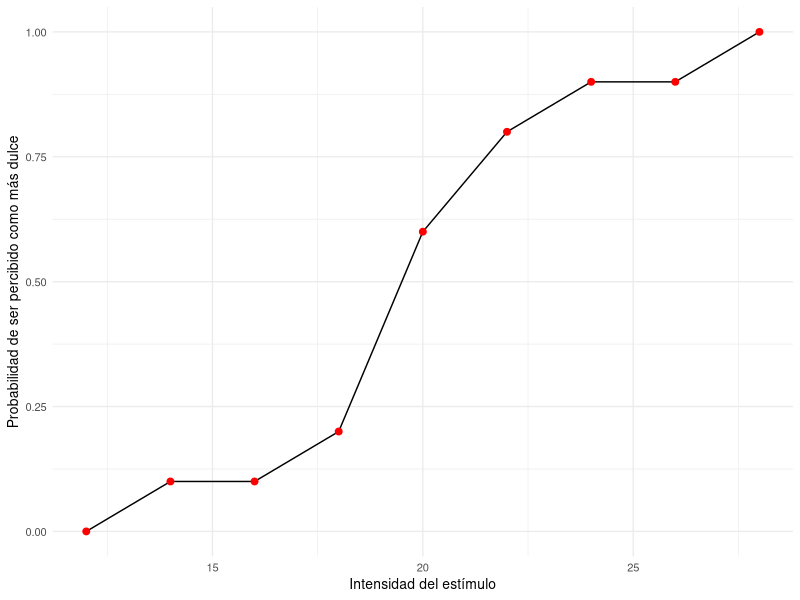

The R source for this figure:
## ---- chunk 1
# Las librerías que necesitamos
libraries <- c("tidyverse","cowplot","quickpsy",
               "broom","knitr","circular")

# Cargamos las librerias que necesitamos, si no las tenemos, indicamos a R que las instale
invisible(
  lapply(
    libraries, function(x) {
      if(!require(x, character.only = T, quietly = T)) {
        install.packages(x)
        require(x, character.only = T, quietly = T)
      }
    }
  )
)
## ---- chunk 2
UD <- data_frame(I=seq(12,28,by=2),
               p_UD = c(0,0.1,0.1,0.2,0.6,0.8,0.9,0.9,1))

ggplot(UD,aes(I,p_UD)) + 
  geom_line() +
  geom_point(size = 2, color = "red") +
  labs(x = "Intensidad del estímulo", y = "Probabilidad de ser percibido como más dulce") +
  theme_minimal(10)
## ---- chunk 3
logit_fun = function(p){
  return(log(p/(1-p)))
}


UD_summary_log <- UD %>%
  mutate(p_UD= ifelse(p_UD==0,0.01,ifelse(p_UD==1,0.99,p_UD))) %>%
  mutate(logit_p= logit_fun(p_UD))

knitr::kable(UD_summary_log, 
             digits = 2,
             col.names=c("Separacion","Probabiliad asociada","Probabilidad Logit"))
## ---- chunk 4

fit_UD <- data.frame(t(coef(lm(data = UD_summary_log, logit_p ~I))))
colnames(fit_UD) <- c("Intercepto","Pendiente")

fit_UD <- fit_UD %>%
  mutate(#PSE = -Intercepto/Pendiente,
         Q3 = (logit_fun(0.75)-Intercepto)/Pendiente,
         Q1 = (logit_fun(0.25)-Intercepto)/Pendiente,
         UD = (Q3 - Q1)/2)

knitr::kable(fit_UD, 
             digits = 2,
             col.names=c("Intercepto","Pendiente","Q3","Q1","Umbral Diferencial"))

